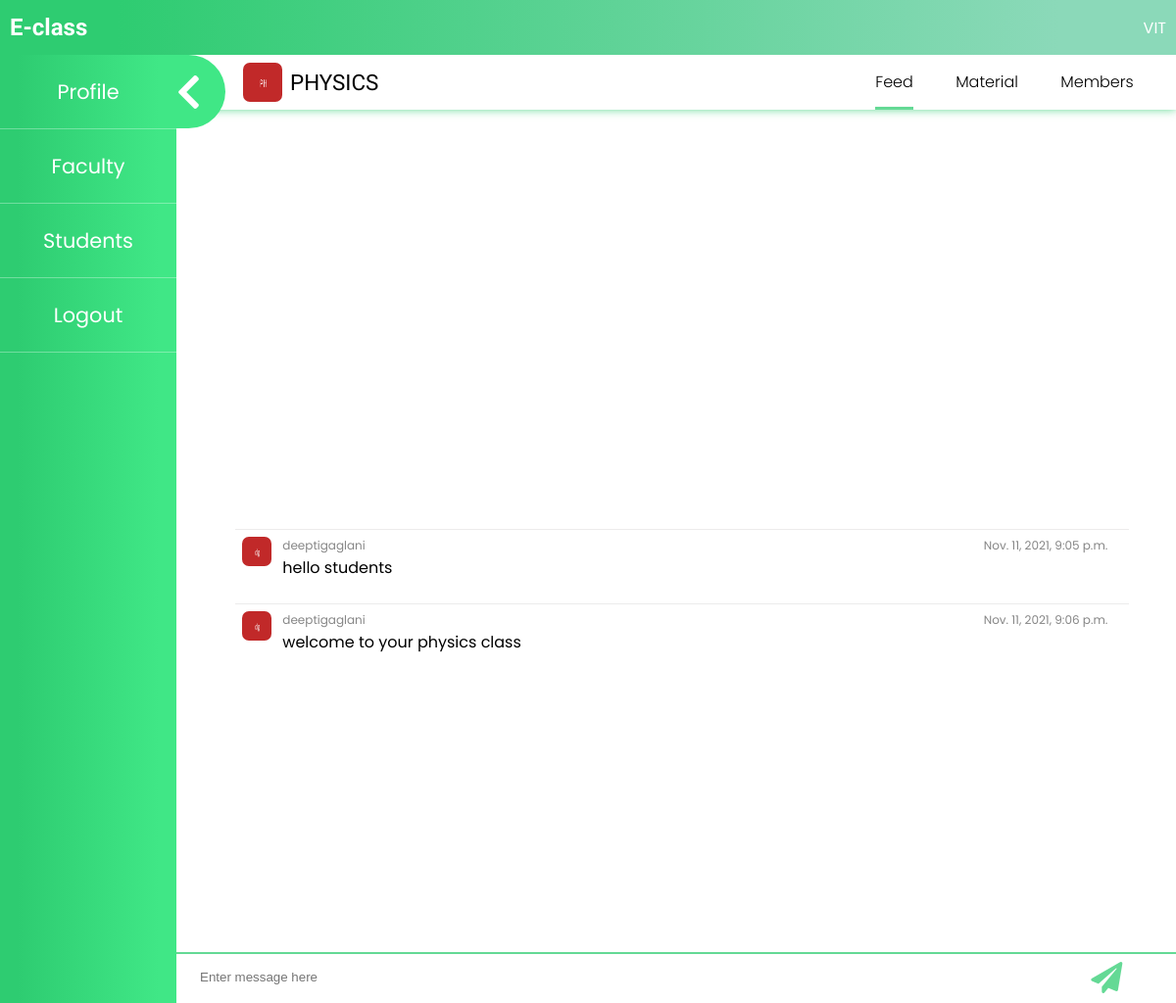
The page /classroom/2/feed/ (signed in) on the database its author committed.
### learnerApp/models.py (models this page shows, shortened)
class CustomUser(AbstractBaseUser):
    is_admin = models.BooleanField(default=False)
    is_institute = models.BooleanField(default=False)
    is_faculty = models.BooleanField(default=False)
    is_student = models.BooleanField(default=False)
    user_email = models.EmailField(verbose_name='Email',primary_key=True,unique=True)
    date_created = models.DateTimeField(verbose_name='date created', auto_now_add=True)
    last_login = models.DateTimeField(verbose_name='last login', auto_now=True)
    is_active = models.BooleanField(default=True)
    is_superuser = models.BooleanField(default=False)
    USERNAME_FIELD = 'user_email'
    objects = CustomUserManager()
    def __str__(self):
        if self.is_admin:
            return str(Admin.objects.get(user=self).first_name)
        elif self.is_faculty:
            try:
                return str(Faculty.objects.get(user=self).first_name)
            except:
                None
        elif self.is_institute:
            try:
                return str(Institute.objects.get(user=self).institute_name)
            except:
                None
        elif self.is_student:
            return str(Student.objects.get(user=self).first_name)
        return str(self.user_email)

class Institute(models.Model):
    user = models.OneToOneField('CustomUser',primary_key=True,on_delete=models.CASCADE)
    institute_name = models.CharField(max_length=75,verbose_name="Institute Name",null=True,blank=True)
    institute_address = models.TextField(max_length=100,verbose_name="Address",null=True,blank=True)
    institute_number = models.PositiveBigIntegerField(verbose_name="Mobile Number",null=True,blank=True)
    institute_id = models.IntegerField(unique=True,verbose_name="Institute Id",null=True,blank=True)
    user_image = models.ImageField(upload_to='learnerApp/profile_images/institute',blank=True)

class Classroom(models.Model):
    classroom_id = models.BigAutoField(primary_key=True)
    faculty = models.ForeignKey('Faculty', on_delete=models.CASCADE)
    students = models.ManyToManyField(Student,related_name='classrooms')
    title = models.CharField(max_length=50)
    classroom_image = models.ImageField(upload_to='learnerApp/classsroom_images',blank=True)

class ClassFeedMessage(models.Model):
    classroom = models.ForeignKey('Classroom', on_delete=models.CASCADE)
    sender = models.ForeignKey('CustomUser', on_delete=models.CASCADE)
    message = models.CharField(max_length=1000)
    timestamp = models.DateTimeField(auto_now_add=True)
    @property
    def user_image(self):
        if self.sender.is_faculty:
            return Faculty.objects.get(user=self.sender).user_image.url
        else:
            return Student.objects.get(user=self.sender).user_image.url
    @property
    def user_name(self):
        if self.sender.is_faculty:
            user = Faculty.objects.get(user=self.sender)
        else:
            user = Student.objects.get(user=self.sender)
        return(str(user.first_name + user.last_name))

class Faculty(models.Model):
    user = models.OneToOneField('CustomUser',primary_key=True,on_delete=models.CASCADE)
    faculty_id = models.CharField(max_length=75,verbose_name="Faculty Id",null=True,blank=True)
    first_name = models.CharField(max_length=75,verbose_name="First Name",null=True,blank=True)
    last_name = models.CharField(max_length=75,verbose_name="Last Name",null=True,blank=True)
    faculty_number = models.PositiveIntegerField(verbose_name="Mobile Number",null=True,blank=True)
    institute = models.ForeignKey('Institute',on_delete=models.CASCADE)
    user_image = models.ImageField(upload_to='learnerApp/profile_images/faculty',blank=True)
    class Meta:
        unique_together = [['faculty_id','institute']]

### learnerApp/views.py (the view)
# urls.py: path('classroom/<int:id>/feed/',views.classFeedView,name="classFeed"),
def classFeedView(request,id):
    try:
        classroom = Classroom.objects.get(pk=id)
    except:
        return redirect('dashboard')
    extemp = getBasetemp(request)
    if request.method == 'POST':
        sender = request.user
        message = request.POST.get('message')
        if(len(message)>0):
            ClassFeedMessage.objects.create(classroom=classroom,sender=sender,message=message)
        return redirect('classFeed',id)
    messages = ClassFeedMessage.objects.filter(classroom=classroom).order_by('timestamp')
    print(messages)
    return render(request,'learnerApp/classFeed.html',context={'id':id,'extemp':extemp,'classroom':classroom,'messages':messages})

### learnerApp/views.py (called while the page is built)
def getBasetemp(request):
    if request.user.is_admin:
        extemp = "learnerApp/adminDashboard.html"
    elif request.user.is_institute:
        extemp = "learnerApp/instituteDashboard.html"
    elif request.user.is_faculty:
        extemp = "learnerApp/facultyDashboard.html"
    elif request.user.is_student:
        extemp = "learnerApp/studentDashboard.html"
    return extemp

### learnerApp/templates/learnerApp/classFeed.html (shortened to what this page needs)
{% extends 'learnerApp/classroom.html' %}
{% load static %}
{% block classcss %} <link rel="stylesheet" href="{% static 'learnerApp/css/classFeed.css' %}">{% endblock %}
{% block class-content %}
<div class="messages">
    {% for message in messages %}
    <div class="message">
        <div class="dp"><img src="{{ message.user_image }}"></div>
        <div class="text">
            <div>
                <span>{{ message.user_name }}</span>
                <span>{{ message.timestamp }}</span>
            </div>
            {{ message.message }}
        </div>
    </div>
    {% endfor %}
</div>
<form class="messageinp" method="POST" autocomplete="off">
    <input type="text" name="message" placeholder="Enter message here">
    <button><i class="fas fa-paper-plane"></i></button>
</form>
{% endblock %}

### learnerApp/templates/learnerApp/classroom.html (shortened to what this page needs)
{% extends extemp %}
{% load static %}
{% block inncss %} <link rel="stylesheet" href="{% static 'learnerApp/css/classroom.css' %}">
{% block classcss %}{% endblock %}
{% endblock %}
{% block dashboard %}
{% url 'classFeed' id=id as feed_url %}
{% url 'classMaterial' id as material_url %}
{% url 'classMembers' id as members_url %}
    <div class="classNav">
        <div class="name">
            <img src="{{ classroom.classroom_image.url }}" alt="class image">
            <h1>{{ classroom.title }}</h1>
        </div>
        <ul>
            <li class="{% if request.path == feed_url %} active {% endif %}" ><a href="{{ feed_url }}">feed</a></li>
            <li class="{% if material_url in request.path %} active {% endif %}"><a href="{{ material_url }}">material</a></li>
            <li class="{% if request.path == members_url %} active {% endif %}"><a href="{{ members_url }}">Members</a></li>
        </ul>
    </div>
    <div class="class-content">
        {% block class-content %}{% endblock %}
    </div>
{% endblock %}

### learnerApp/templates/learnerApp/base.html (shortened to what this page needs)
{% load static %}
<!DOCTYPE html>
<html lang="en">
<head>
    <link rel="stylesheet" href="{% static 'learnerApp/css/base.css' %}">
    <link rel="stylesheet" href="https://cdnjs.cloudflare.com/ajax/libs/font-awesome/5.15.3/css/all.min.css" />
    {% block css %}{% endblock %}
</head>
<body>
    <nav>
        <h1><a href="{% url 'home' %}">E-class</a></h1>
        {% if user.is_authenticated %}
        <div class="user">
            <div class="username">{{ user }}</div>
        </div>
        {% else %}
            <div class="buttons">
                <button><a href="{% url 'login' %}">Login</a></button>
            </div>
        {% endif %}
    </nav>
    <div class="container">
        {% block content %}{% endblock %}
    </div>
</body>
</html>

### learnerApp/static/learnerApp/css/base.css (style rules this page uses)
body { width: 100%; min-height: 100vh; padding: 0; margin: 0; box-sizing: border-box; font-family: 'Poppins', sans-serif; overflow-x: hidden; }
nav { position: fixed; z-index:100; height: 7vh; width: 100%; top:0; background: -webkit-linear-gradient(.25turn, #2ecc71 10%, #8bd9b9 90%); background: -moz-linear-gradient(.25turn, #2ecc71 10%, #8bd9b9 90%); background: -ms-linear-gradient(.25turn, #2ecc71 10%, #8bd9b9 90%); background: -o-linear-gradient(.25turn, #2ecc71 10%, #8bd9b9 90%); background: linear-gradient(.25turn, #2ecc71 10%, #8bd9b9 90%); display: flex; justify-content: space-between; padding: 0 10px; box-sizing: border-box; align-items: center; color: white; }
nav h1 { font-family: 'Kiwi Maru', serif; }
a { color: inherit; text-decoration: none; }
.container { position: absolute; top:7vh; left:0; width: 100%; height: 100%; }

### learnerApp/static/learnerApp/css/classroom.css (style rules this page uses)
.classNav { width: 100%; height: 7vh; display: flex; background-color: rgb(255, 255, 255); box-shadow: 0px 0px 9px 0px #2ecc70bd; position: fixed; top:7vh; left: 0; box-sizing: border-box; padding-left: 5%; align-items: center; transition: 0.5s; justify-content: space-between; z-index: 80; }
.classNav h1 { margin:0; padding:0; font-family: 'Roboto',sans-serif; font-weight: 400; font-size: 1.4em; }
.classNav ul { display: flex; margin: 0; padding:0; list-style: none; width: 350px; font-weight: 300; text-transform: capitalize; justify-content: space-evenly; height: 100%; align-items: center; }
.classNav ul li { height: 100%; box-sizing: border-box; display: block; line-height: 7vh; transition: 0.2s; border-bottom: 0px solid #2ecc70bd; }
.classNav ul li:hover,.classNav ul li.active { border-bottom: 3px solid #2ecc70bd; }
.activeNav .classNav { padding-left: 20%; }
.classNav img { width: 5vh; height: 5vh; margin: 1vh; border-radius: 7px; }
.classNav .name { display: flex; align-items: center; }

### learnerApp/static/learnerApp/css/classFeed.css (style rules this page uses)
.messageinp { position: fixed; width: 100%; height: 50px; bottom: 0; left: 0; border-top: 2px solid #2ecc70bd; z-index: 50; }
.messageinp input { height: 95%; width: calc( 100% - 100px ); box-sizing: border-box; padding-left: 2%; border:none; outline: none; display: inline-block; vertical-align: top; transition: 0.5s; }
.activeNav .messageinp input { padding-left: 17%; }
.messageinp button { height: 100%; display: inline-block; width: 50px; font-size: 2em; color: #2ecc70bd; background: none; outline: none; border:none; transition: 0.5s; }
.messageinp button i { transition: 0.5s; }
.class-content { width: 100%; box-sizing: border-box; padding-right: 5%; min-height: 79vh; overflow: hidden; margin-bottom: 7vh; display: flex; justify-content: flex-end; flex-direction: column; }
.messages { width: 100%; max-height: 72vh; min-height: 0; flex-direction: column; overflow: auto; justify-content: flex-end; padding-top: 7vh; padding-bottom: 7vh; }
.message { width: 100%; min-height: 75px; height: 75px; border-top:1px solid rgba(167, 165, 165, 0.219) ; vertical-align: bottom; display: inline-block; }
.dp { width: 30px; height: 30px; border-radius: 7px; overflow: hidden; margin: 7px; display: inline-block; }
.dp img { width: 100%; height: 100%; }
.text { display: inline-block; width: calc(100% - 50px); height: 100%; }
.text div { height: 20px; display: flex; box-sizing: border-box; padding-right:20px; justify-content: space-between; align-items: center; font-size: 12px; color: rgb(134, 134, 134); }

### rows shown on the page
CustomUser: is_admin+is_faculty+is_institute "VIT"
Classroom: classroom_image (picture), title "PHYSICS"
ClassFeedMessage: user_image (picture), user_name "deeptigaglani", timestamp "Nov. 11, 2021, 9:05 p.m.", message "hello students"
ClassFeedMessage: user_image (picture), user_name "deeptigaglani", timestamp "Nov. 11, 2021, 9:06 p.m.", message "welcome to your physics class"
